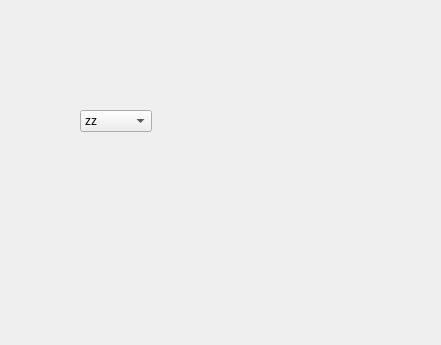
<?xml version="1.0" encoding="UTF-8"?>
<ui version="4.0">
 <class>leaveJudgeWidget</class>
 <widget class="QWidget" name="leaveJudgeWidget">
  <property name="geometry">
   <rect>
    <x>0</x>
    <y>0</y>
    <width>441</width>
    <height>345</height>
   </rect>
  </property>
  <property name="windowTitle">
   <string>请销假审批</string>
  </property>
  <property name="windowIcon">
   <iconset resource="photos.qrc">
    <normaloff>:/build-de-Desktop_Qt_5_12_2_MinGW_64_bit-Debug/04.jpg</normaloff>:/build-de-Desktop_Qt_5_12_2_MinGW_64_bit-Debug/04.jpg</iconset>
  </property>
  <widget class="QComboBox" name="comboBox">
   <property name="geometry">
    <rect>
     <x>80</x>
     <y>110</y>
     <width>72</width>
     <height>22</height>
    </rect>
   </property>
   <item>
    <property name="text">
     <string>zz</string>
    </property>
   </item>
   <item>
    <property name="text">
     <string>xzxz</string>
    </property>
   </item>
   <item>
    <property name="text">
     <string>新建项目</string>
    </property>
   </item>
   <item>
    <property name="text">
     <string>新建项目</string>
    </property>
   </item>
  </widget>
 </widget>
 <resources>
  <include location="photos.qrc"/>
 </resources>
 <connections/>
</ui>
